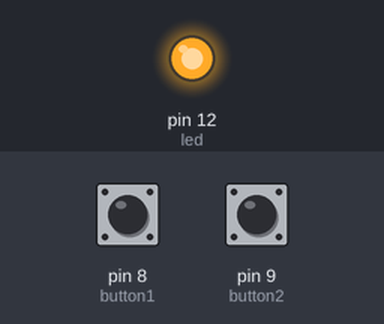
A sketch run on a simulated Arduino Uno, built with avr-gcc and run on an emulated ATmega328P. On the bench: output pins drawn as LEDs (lit = HIGH). Dashed ring = blinking. The test bench sets the inputs (shaded band); at power-on: pin 8 (button1) HIGH, pin 9 (button2) HIGH.

Above: at 1.2 s.
1.3 s: pin 8 (button1) pulsed LOW 5 times (0.12 s each, 0.3 s apart)
At 2.8 s:
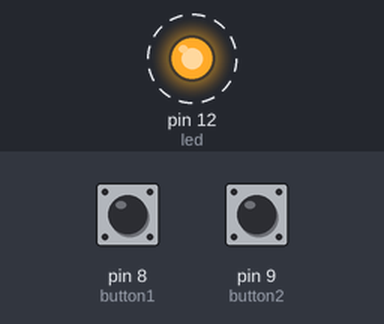
4.3 s: pin 8 (button1) pulled LOW for 0.15 s
At 5.4 s:
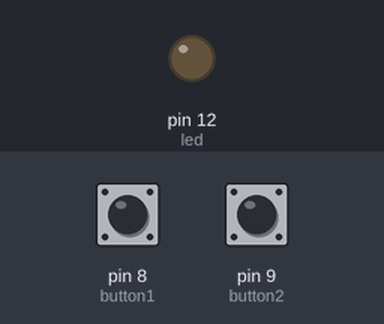
5.9 s: pin 8 (button1) pulled LOW for 1 s
At 6.6 s:
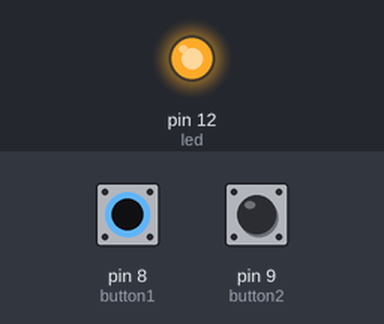
Timing chart, 0 to 8.9 s (numbered marks = the images above; inputs shaded):
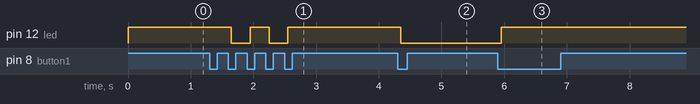

Measured:
- after the input at 1.3 s, pin 12 (led): alternates HIGH for 0.30 s and LOW for 0.30 s, 4 changes in all, then stays HIGH, starting after 0.35 s
- after the input at 4.3 s, pin 12 (led): HIGH → LOW after 0.05 s
- after the input at 5.9 s, pin 12 (led): LOW → HIGH after 0.05 s

The sketch:

Two_way_switch.ino
```cpp
int button1=8;
int button2=9;
int led=12;

bool state=false;

void setup(){
  Serial.begin(9600);
  pinMode(button1,INPUT_PULLUP);
  pinMode(button2,INPUT_PULLUP);
  pinMode(led,OUTPUT);
  digitalWrite(led,HIGH);
}
void loop(){
// Serial.println(digitalRead(button1));
if(digitalRead(button1)==LOW){// kwows the button is pressed
  delay(50);
  if(digitalRead(button1)==LOW){// confirm
  state=!state;
  digitalWrite(led,state);
while(digitalRead(button1)==LOW){}// untill release
}}// end push button 1

if(digitalRead(button2)==LOW){// kwows the button is pressed
  delay(50);
  if(digitalRead(button2)==LOW){// confirm
  state=!state;
  digitalWrite(led,state);
while(digitalRead(button2)==LOW){}// untill release
}}// end push button 1

}// end void loop
```
